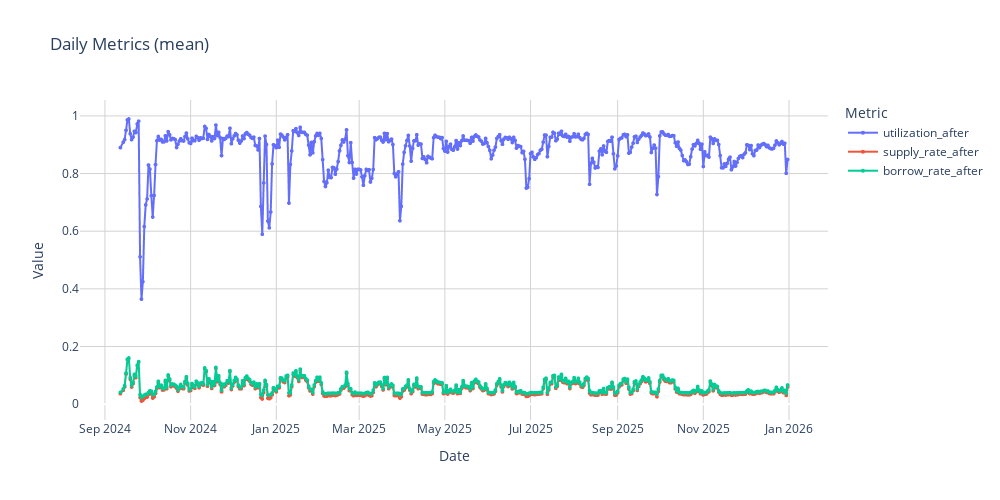

Here is the notebook cell this chart was saved with:
### Code cell
df[df["datetime"].str[:10] == "2025-12-30"]
# df.head()
# _ = plot_daily_metrics_express(metrics, ["supply_rate_after", "borrow_rate_after"], agg_func="mean")
_ = plot_daily_metrics_express(metrics, ["utilization_after", "supply_rate_after", "borrow_rate_after"], agg_func="mean")

### Figure 1 — Plotly figure (JSON) as saved in the notebook; plotly's stock layout.template omitted (floating-point values rounded to 4 significant figures; data arrays with more than 128 entries replaced by an {"elided": "..."} marker saying what was removed)
{"data": [{"hovertemplate": "<b>Date:</b> %{x|%Y-%m-%d}<br><b>%{fullData.name}:</b> %{y:,.5f}<br><extra></extra>", "legendgroup": "utilization_after", "line": {"color": "#636efa", "dash": "solid", "width": 2}, "marker": {"size": 4, "symbol": "circle"}, "mode": "lines+markers", "name": "utilization_after", "showlegend": true, "type": "scattergl", "x": {"elided": "475 str values"}, "xaxis": "x", "y": {"elided": "475 float values"}, "yaxis": "y"}, {"hovertemplate": "<b>Date:</b> %{x|%Y-%m-%d}<br><b>%{fullData.name}:</b> %{y:,.5f}<br><extra></extra>", "legendgroup": "supply_rate_after", "line": {"color": "#EF553B", "dash": "solid", "width": 2}, "marker": {"size": 4, "symbol": "circle"}, "mode": "lines+markers", "name": "supply_rate_after", "showlegend": true, "type": "scattergl", "x": {"elided": "475 str values"}, "xaxis": "x", "y": {"elided": "475 float values"}, "yaxis": "y"}, {"hovertemplate": "<b>Date:</b> %{x|%Y-%m-%d}<br><b>%{fullData.name}:</b> %{y:,.5f}<br><extra></extra>", "legendgroup": "borrow_rate_after", "line": {"color": "#00cc96", "dash": "solid", "width": 2}, "marker": {"size": 4, "symbol": "circle"}, "mode": "lines+markers", "name": "borrow_rate_after", "showlegend": true, "type": "scattergl", "x": {"elided": "475 str values"}, "xaxis": "x", "y": {"elided": "475 float values"}, "yaxis": "y"}], "layout": {"height": 500, "legend": {"title": {"text": "Metric"}, "tracegroupgap": 0}, "plot_bgcolor": "white", "title": {"text": "Daily Metrics (mean)"}, "width": 1000, "xaxis": {"anchor": "y", "domain": [0, 1], "gridcolor": "LightGray", "gridwidth": 1, "showgrid": true, "title": {"text": "Date"}}, "yaxis": {"anchor": "x", "domain": [0, 1], "gridcolor": "LightGray", "gridwidth": 1, "showgrid": true, "title": {"text": "Value"}}}}
